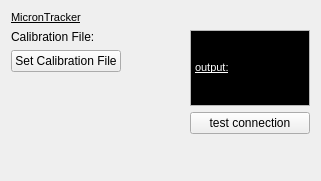
<?xml version="1.0" encoding="UTF-8"?>
<ui version="4.0">
 <class>QmitkMicronTrackerWidget</class>
 <widget class="QWidget" name="QmitkMicronTrackerWidget">
  <property name="geometry">
   <rect>
    <x>0</x>
    <y>0</y>
    <width>321</width>
    <height>181</height>
   </rect>
  </property>
  <layout class="QVBoxLayout" name="verticalLayout_11">
   <item>
    <widget class="QLabel" name="microntracker_label">
     <property name="text">
      <string>&lt;!DOCTYPE HTML PUBLIC &quot;-//W3C//DTD HTML 4.0//EN&quot; &quot;http://www.w3.org/TR/REC-html40/strict.dtd&quot;&gt;
&lt;html&gt;&lt;head&gt;&lt;meta name=&quot;qrichtext&quot; content=&quot;1&quot; /&gt;&lt;style type=&quot;text/css&quot;&gt;
p, li { white-space: pre-wrap; }
&lt;/style&gt;&lt;/head&gt;&lt;body style=&quot; font-family:'MS Shell Dlg 2'; font-size:8pt; font-weight:400; font-style:normal;&quot;&gt;
&lt;p style=&quot; margin-top:0px; margin-bottom:0px; margin-left:0px; margin-right:0px; -qt-block-indent:0; text-indent:0px;&quot;&gt;&lt;span style=&quot; text-decoration: underline;&quot;&gt;MicronTracker&lt;/span&gt;&lt;/p&gt;&lt;/body&gt;&lt;/html&gt;</string>
     </property>
    </widget>
   </item>
   <item>
    <layout class="QHBoxLayout" name="horizontalLayout_13">
     <item>
      <layout class="QVBoxLayout" name="verticalLayout_10">
       <item>
        <widget class="QLabel" name="m_MTCalibrationFile">
         <property name="text">
          <string>Calibration File: &lt;none&gt;</string>
         </property>
        </widget>
       </item>
       <item>
        <layout class="QHBoxLayout" name="horizontalLayout_16">
         <item>
          <widget class="QPushButton" name="m_SetMTCalibrationFile">
           <property name="text">
            <string>Set Calibration File</string>
           </property>
          </widget>
         </item>
         <item>
          <spacer name="horizontalSpacer_5">
           <property name="orientation">
            <enum>Qt::Horizontal</enum>
           </property>
           <property name="sizeHint" stdset="0">
            <size>
             <width>40</width>
             <height>20</height>
            </size>
           </property>
          </spacer>
         </item>
        </layout>
       </item>
       <item>
        <spacer name="horizontalSpacer_10">
         <property name="orientation">
          <enum>Qt::Horizontal</enum>
         </property>
         <property name="sizeHint" stdset="0">
          <size>
           <width>40</width>
           <height>20</height>
          </size>
         </property>
        </spacer>
       </item>
       <item>
        <spacer name="verticalSpacer_4">
         <property name="orientation">
          <enum>Qt::Vertical</enum>
         </property>
         <property name="sizeHint" stdset="0">
          <size>
           <width>20</width>
           <height>40</height>
          </size>
         </property>
        </spacer>
       </item>
      </layout>
     </item>
     <item>
      <layout class="QVBoxLayout" name="verticalLayout_9">
       <item>
        <widget class="QTextEdit" name="m_outputTextMicronTracker">
         <property name="minimumSize">
          <size>
           <width>120</width>
           <height>50</height>
          </size>
         </property>
         <property name="maximumSize">
          <size>
           <width>120</width>
           <height>80</height>
          </size>
         </property>
         <property name="baseSize">
          <size>
           <width>120</width>
           <height>0</height>
          </size>
         </property>
         <property name="html">
          <string>&lt;!DOCTYPE HTML PUBLIC &quot;-//W3C//DTD HTML 4.0//EN&quot; &quot;http://www.w3.org/TR/REC-html40/strict.dtd&quot;&gt;
&lt;html&gt;&lt;head&gt;&lt;meta name=&quot;qrichtext&quot; content=&quot;1&quot; /&gt;&lt;style type=&quot;text/css&quot;&gt;
p, li { white-space: pre-wrap; }
&lt;/style&gt;&lt;/head&gt;&lt;body style=&quot; font-family:'MS Shell Dlg 2'; font-size:7.8pt; font-weight:400; font-style:normal;&quot; bgcolor=&quot;#000000&quot;&gt;
&lt;p style=&quot; margin-top:0px; margin-bottom:0px; margin-left:0px; margin-right:0px; -qt-block-indent:0; text-indent:0px;&quot;&gt;&lt;span style=&quot; font-size:8pt;&quot;&gt;                                          &lt;/span&gt;&lt;/p&gt;
&lt;p style=&quot; margin-top:0px; margin-bottom:0px; margin-left:0px; margin-right:0px; -qt-block-indent:0; text-indent:0px;&quot;&gt;&lt;span style=&quot; font-size:8pt;&quot;&gt;                                          &lt;/span&gt;&lt;/p&gt;
&lt;p style=&quot; margin-top:0px; margin-bottom:0px; margin-left:0px; margin-right:0px; -qt-block-indent:0; text-indent:0px;&quot;&gt;&lt;span style=&quot; font-size:8pt; text-decoration: underline; color:#ffffff;&quot;&gt;output:&lt;/span&gt;&lt;span style=&quot; font-size:8pt;&quot;&gt;                                        &lt;/span&gt;&lt;/p&gt;&lt;/body&gt;&lt;/html&gt;</string>
         </property>
         <property name="textInteractionFlags">
          <set>Qt::NoTextInteraction</set>
         </property>
        </widget>
       </item>
       <item>
        <widget class="QPushButton" name="m_testConnectionMicronTracker">
         <property name="minimumSize">
          <size>
           <width>120</width>
           <height>0</height>
          </size>
         </property>
         <property name="maximumSize">
          <size>
           <width>120</width>
           <height>16777215</height>
          </size>
         </property>
         <property name="baseSize">
          <size>
           <width>120</width>
           <height>0</height>
          </size>
         </property>
         <property name="text">
          <string>test connection</string>
         </property>
        </widget>
       </item>
      </layout>
     </item>
    </layout>
   </item>
   <item>
    <spacer name="verticalSpacer">
     <property name="orientation">
      <enum>Qt::Vertical</enum>
     </property>
     <property name="sizeHint" stdset="0">
      <size>
       <width>20</width>
       <height>40</height>
      </size>
     </property>
    </spacer>
   </item>
  </layout>
 </widget>
 <resources/>
 <connections/>
</ui>
